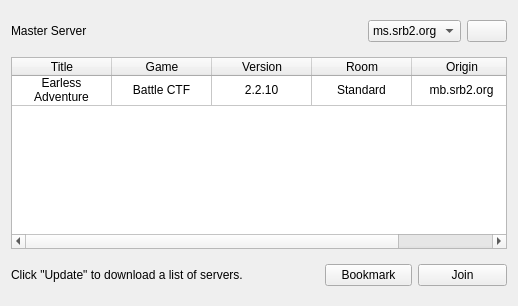
              <widget class="QWidget" name="stackedWidgetPage1">
               <layout class="QGridLayout" name="gridLayout_32">
                <item row="2" column="5" colspan="2">
                 <widget class="QPushButton" name="BrowseNetgameJoinButton">
                  <property name="text">
                   <string>Join</string>
                  </property>
                  <property name="icon">
                   <iconset resource="../ll.qrc">
                    <normaloff>:/assets/img/icons/media-playback-start.png</normaloff>:/assets/img/icons/media-playback-start.png</iconset>
                  </property>
                 </widget>
                </item>
                <item row="0" column="6">
                 <widget class="QPushButton" name="RefreshButton">
                  <property name="toolTip">
                   <string>Update</string>
                  </property>
                  <property name="text">
                   <string/>
                  </property>
                  <property name="icon">
                   <iconset resource="../ll.qrc">
                    <normaloff>:/assets/img/icons/view-refresh.png</normaloff>:/assets/img/icons/view-refresh.png</iconset>
                  </property>
                 </widget>
                </item>
                <item row="1" column="0" colspan="7">
                 <widget class="QTableWidget" name="BrowseNetgameTable">
                  <property name="sizePolicy">
                   <sizepolicy hsizetype="Preferred" vsizetype="Expanding">
                    <horstretch>0</horstretch>
                    <verstretch>0</verstretch>
                   </sizepolicy>
                  </property>
                  <property name="contextMenuPolicy">
                   <enum>Qt::ContextMenuPolicy::ActionsContextMenu</enum>
                  </property>
                  <property name="sizeAdjustPolicy">
                   <enum>QAbstractScrollArea::SizeAdjustPolicy::AdjustIgnored</enum>
                  </property>
                  <property name="editTriggers">
                   <set>QAbstractItemView::EditTrigger::NoEditTriggers</set>
                  </property>
                  <property name="selectionBehavior">
                   <enum>QAbstractItemView::SelectionBehavior::SelectRows</enum>
                  </property>
                  <attribute name="horizontalHeaderCascadingSectionResizes">
                   <bool>true</bool>
                  </attribute>
                  <attribute name="verticalHeaderVisible">
                   <bool>false</bool>
                  </attribute>
                  <row>
                   <property name="text">
                    <string/>
                   </property>
                  </row>
                  <column>
                   <property name="text">
                    <string>Title</string>
                   </property>
                  </column>
                  <column>
                   <property name="text">
                    <string>Game</string>
                   </property>
                  </column>
                  <column>
                   <property name="text">
                    <string>Version</string>
                   </property>
                  </column>
                  <column>
                   <property name="text">
                    <string>Room</string>
                   </property>
                  </column>
                  <column>
                   <property name="text">
                    <string>Origin</string>
                   </property>
                  </column>
                  <item row="0" column="0">
                   <property name="text">
                    <string>Earless Adventure</string>
                   </property>
                   <property name="textAlignment">
                    <set>AlignCenter</set>
                   </property>
                   <property name="flags">
                    <set>ItemIsSelectable|ItemIsEnabled</set>
                   </property>
                  </item>
                  <item row="0" column="1">
                   <property name="text">
                    <string>Battle CTF</string>
                   </property>
                   <property name="textAlignment">
                    <set>AlignCenter</set>
                   </property>
                   <property name="flags">
                    <set>ItemIsSelectable|ItemIsEnabled</set>
                   </property>
                  </item>
                  <item row="0" column="2">
                   <property name="text">
                    <string>2.2.10</string>
                   </property>
                   <property name="textAlignment">
                    <set>AlignCenter</set>
                   </property>
                   <property name="flags">
                    <set>ItemIsSelectable|ItemIsEnabled</set>
                   </property>
                  </item>
                  <item row="0" column="3">
                   <property name="text">
                    <string>Standard</string>
                   </property>
                   <property name="textAlignment">
                    <set>AlignCenter</set>
                   </property>
                   <property name="flags">
                    <set>ItemIsSelectable|ItemIsEnabled</set>
                   </property>
                  </item>
                  <item row="0" column="4">
                   <property name="text">
                    <string>mb.srb2.org</string>
                   </property>
                   <property name="textAlignment">
                    <set>AlignCenter</set>
                   </property>
                   <property name="flags">
                    <set>ItemIsSelectable|ItemIsEnabled</set>
                   </property>
                  </item>
                 </widget>
                </item>
                <item row="2" column="0" colspan="2">
                 <widget class="QLabel" name="MSStatusLabel">
                  <property name="text">
                   <string>Click &quot;Update&quot; to download a list of servers.</string>
                  </property>
                 </widget>
                </item>
                <item row="2" column="3" colspan="2">
                 <widget class="QPushButton" name="SaveNetgameButton">
                  <property name="text">
                   <string>Bookmark</string>
                  </property>
                  <property name="icon">
                   <iconset resource="../ll.qrc">
                    <normaloff>:/assets/img/icons/bookmark-new.png</normaloff>:/assets/img/icons/bookmark-new.png</iconset>
                  </property>
                 </widget>
                </item>
                <item row="0" column="1" colspan="3">
                 <spacer name="horizontalSpacer_7">
                  <property name="orientation">
                   <enum>Qt::Orientation::Horizontal</enum>
                  </property>
                  <property name="sizeHint" stdset="0">
                   <size>
                    <width>20</width>
                    <height>40</height>
                   </size>
                  </property>
                 </spacer>
                </item>
                <item row="0" column="0">
                 <widget class="QLabel" name="MSSelectionLabel">
                  <property name="text">
                   <string>Master Server</string>
                  </property>
                 </widget>
                </item>
                <item row="2" column="2">
                 <spacer name="horizontalSpacer_6">
                  <property name="orientation">
                   <enum>Qt::Orientation::Horizontal</enum>
                  </property>
                  <property name="sizeHint" stdset="0">
                   <size>
                    <width>20</width>
                    <height>40</height>
                   </size>
                  </property>
                 </spacer>
                </item>
                <item row="0" column="4" colspan="2">
                 <widget class="QComboBox" name="BrowseMSCombobox">
                  <property name="sizePolicy">
                   <sizepolicy hsizetype="Preferred" vsizetype="Fixed">
                    <horstretch>0</horstretch>
                    <verstretch>0</verstretch>
                   </sizepolicy>
                  </property>
                  <property name="minimumSize">
                   <size>
                    <width>80</width>
                    <height>0</height>
                   </size>
                  </property>
                  <property name="sizeAdjustPolicy">
                   <enum>QComboBox::SizeAdjustPolicy::AdjustToContents</enum>
                  </property>
                  <item>
                   <property name="text">
                    <string>ms.srb2.org</string>
                   </property>
                  </item>
                 </widget>
                </item>
               </layout>
              </widget>
